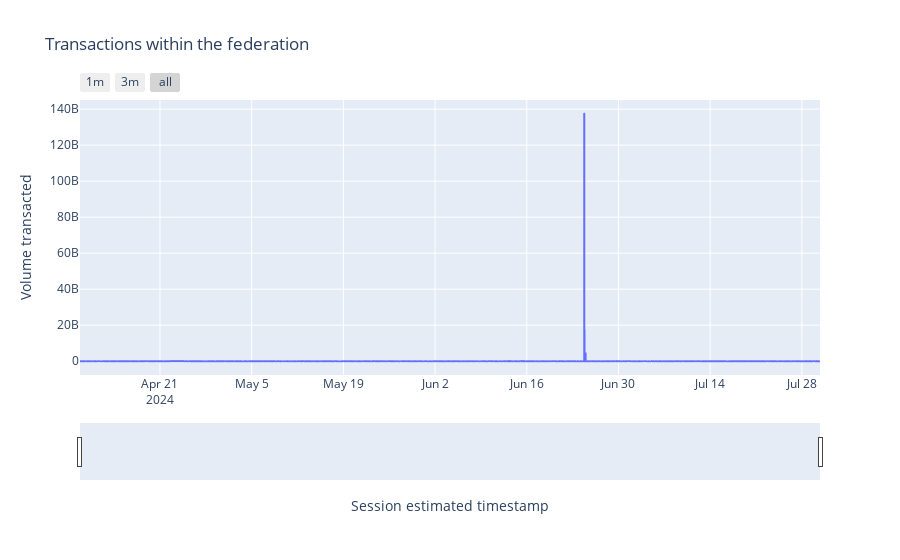

Notebook code for this chart:
### Markdown cell above
### 2) Frequency and volume of tx witin the federation

### Code cell
infed_volume = duckdb.sql(
"""
SELECT session_time, in_amount AS volume
FROM session_transactions
WHERE in_kind = 'mint' AND out_kind = 'mint' AND in_amount = out_amount -- exclusively mint-mint tx
"""
).df()

time_plot(infed_volume, 'Transactions within the federation', 'Session estimated timestamp', 'Volume transacted').show()

### Figure 1 — Plotly figure (JSON) as saved in the notebook; plotly's stock layout.template omitted (floating-point values rounded to 4 significant figures; data arrays with more than 128 entries replaced by an {"elided": "..."} marker saying what was removed)
{"data": [{"hovertemplate": "session_time=%{x}<br>volume=%{y}<extra></extra>", "legendgroup": "", "line": {"color": "#636efa", "dash": "solid", "shape": "hv"}, "marker": {"symbol": "circle"}, "mode": "lines", "name": "", "showlegend": false, "type": "scattergl", "x": {"elided": "2935 str values"}, "xaxis": "x", "y": {"elided": "2935 int values"}, "yaxis": "y"}], "layout": {"legend": {"tracegroupgap": 0}, "title": {"text": "Transactions within the federation"}, "xaxis": {"anchor": "y", "domain": [0, 1], "rangeselector": {"buttons": [{"count": 1, "label": "1m", "step": "month", "stepmode": "backward"}, {"count": 3, "label": "3m", "step": "month", "stepmode": "backward"}, {"step": "all"}]}, "rangeslider": {"visible": true}, "title": {"text": "Session estimated timestamp"}, "type": "date"}, "yaxis": {"anchor": "x", "domain": [0, 1], "fixedrange": false, "title": {"text": "Volume transacted"}}}}
